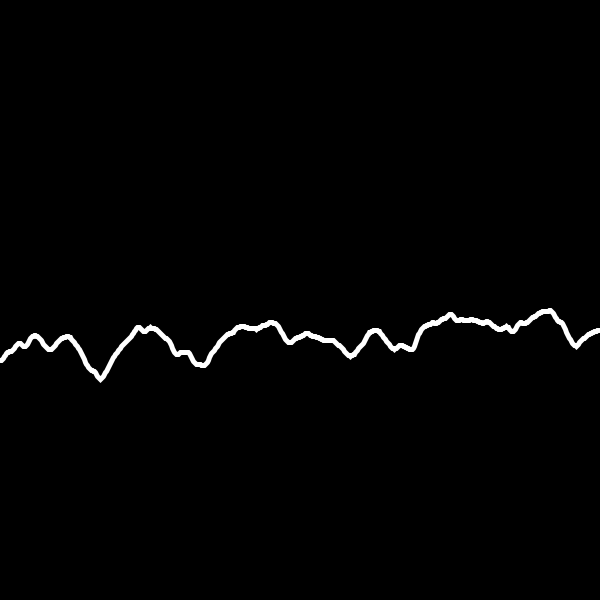
Frame 1 (no input)
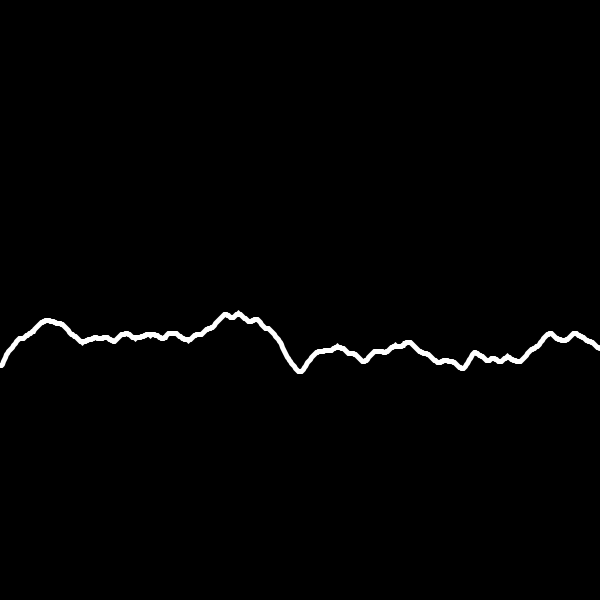
Frame 60 (the mouse pressed at the canvas centre just before this capture)
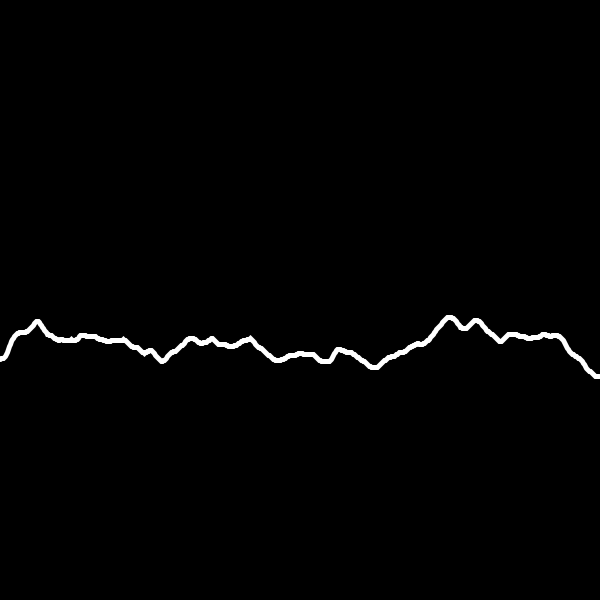
Frame 120 (the mouse held since frame 60 and released just before this capture)

The Processing sketch that drew these frames (run headless with seeded random() and noise(); from frame 60 on, the mouse is pressed at the canvas centre):

// Processing sketch: Noise_Lecture_1D
// ── Noise_Lecture_1D.pde
float t; //new variable instantiated

void setup(){
  size(600,600);
  t = 0; //set t to be equal to any value. 0 is just easier
}

void draw(){
  background(0);
  
  stroke(255);
  strokeWeight(5);
  
  noFill();
  beginShape(); //Starts a shape that you can add verticies to
  
  //For loop going across every pixel of the screen
    //Use the x value as our horizontal position
  for (int x = 0; x < width; x++){ 
    //Set our height value to the noise that occurs at the x position
    
    //Add our second argument to the noise function
    float y = noise(x/50.0, t) * 100 + height/2; 
    //Create a new vertex for our shape at x, y
    vertex(x,y); 
  }
  //Ends the shape
  endShape();
  
  //Increment t over time
  t += 0.05;
}
